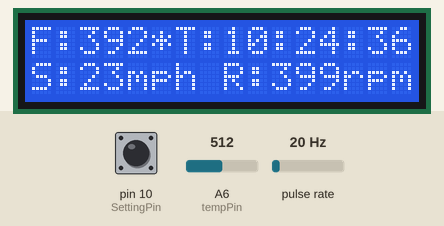
This sketch was run on a simulated Arduino Nano, built with avr-gcc and run on an emulated ATmega328P. On the bench: 16×2 character LCD. Wiring (inferred from the names in the program): pulse sensor: data pin 2. The inputs (shaded band) are chosen by the test bench; at power-on: pulse rate 20 Hz, pin 10 (SettingPin) LOW, A6 (tempPin) = 512. The local clock reads 2024-03-15 10:24:30 at power-on unless the sketch sets it; what the sketch prints to the serial monitor is not drawn.

Above: at 6.11 s.
6.4 s: pulse rate (sensor on pin 2) set to 50 Hz
At 7.5 s:
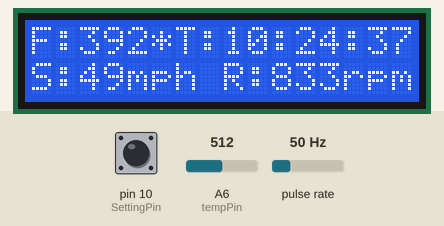
9.4 s: pin 10 (SettingPin) pulled HIGH for 1 s
At 10.79 s:
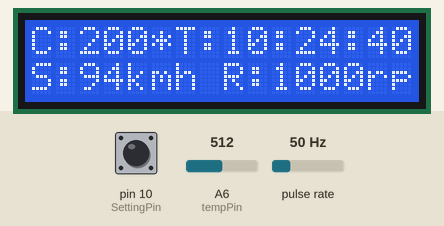
11.0 s: pulse rate (sensor on pin 2) set to 4 Hz
At 11.4 s:
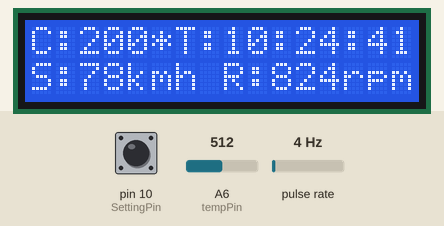
13.7 s: A6 (tempPin) set to 306
At 13.95 s:
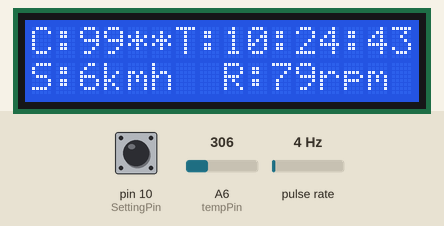
15.3 s: pulse rate (sensor on pin 2) set to 150 Hz
At 16.83 s:
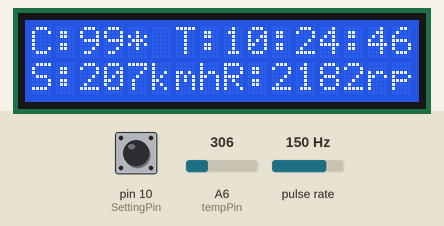
17.7 s: pulse rate (sensor on pin 2) set to 4 Hz
At 19.36 s:
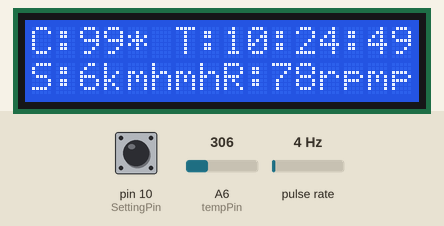
Timing chart, 0 to 20.9 s (numbered marks = the images above; inputs shaded):
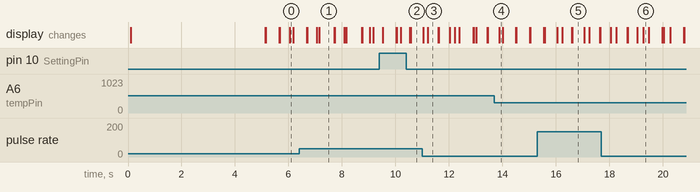

The sketch:

Bike_Speedometer.ino
```cpp
#include <LiquidCrystal.h>
#include <RTClib.h>
#include <Wire.h>

LiquidCrystal lcd(12, 11, 5, 4, 3, 6);
int lcdPreviousTime = 0;

int tempPin = A6;
int tempVal;
float tempVoltage;
int temperatureC;
int temperatureF;
int tempPreviousTime = 0;

int IR_Pin = 2;
int IR_Val;
int previousIRTime = 0;
volatile float rev = 0;
int oldtime = 0;
int time;
int rpm;
unsigned int mph;
float kmh;

int PreviousSerialTime = 0;
int PreviousClearTime = 0;

int SettingPin = 10;
int SettingSelector;
bool SystemConversion = false;
bool SystemFlag = false;
int PreviousSelectorTime = 0;
bool SelectorPause = false;
bool PreviousSelectorPauseTime = 0;

RTC_DS1307 rtc;
String returnTime() {
  DateTime now = rtc.now();
  int hrs = now.hour();
  String result;

  if (hrs == 0 && hrs != 12) {
    hrs = 12;
  } else if (hrs == 12 && hrs != 0) {
    hrs = 12;
  } else if (hrs < 12 && hrs != 0) {
    hrs = hrs;
  } else if (hrs > 12 && hrs != 0) {
    hrs = hrs - 12;
  }

  result += hrs;
  result += ':';
  result += now.minute(), DEC;
  result += ':';
  result += now.second(), DEC;
  result += " ";

  return result;
  result = "";
}

void InterruptServiceRoutine() { rev++; }

void setup() {
  Serial.begin(9600);
  Wire.begin();

  pinMode(IR_Pin, INPUT);
  pinMode(SettingPin, INPUT);
  attachInterrupt(digitalPinToInterrupt(IR_Pin), InterruptServiceRoutine, RISING);

  lcd.begin(16, 2);
  lcd.clear();

  bool RTC_Flag = false;
  if (!rtc.begin()) {
    Serial.println("Couldn't find RTC");
    RTC_Flag = true;
  }

  if (!rtc.isrunning() && RTC_Flag == false) {
    Serial.println("RTC is NOT running, Time manually set...");
    rtc.adjust(DateTime(F(__DATE__), F(__TIME__)));
  }

  if (rtc.isrunning() && rtc.begin()) {
    Serial.println("Welcome to Comyar's Bike Speedometer!! It is currently " + returnTime());
    Serial.println("----------------------------------");
    Serial.println();
  }

  lcd.print("Welcome To ");
  lcd.setCursor(0, 1);
  lcd.print("Comyar Bike Tool");
  delay(5000);
  lcd.clear();
}

void loop() {
    SettingSelector = digitalRead(SettingPin);
    int CurrentSelectorTime = millis();
    int CurrentSelectorPauseTime = millis();
    int SelectorSampleRate = 1000;
    int SelectorPauseSampleRate = 500;

    if(CurrentSelectorPauseTime - PreviousSelectorPauseTime >= SelectorPauseSampleRate){
      if(SelectorPause == true && SettingSelector == LOW){
        SelectorPause = false;
      }
        PreviousSelectorPauseTime = CurrentSelectorPauseTime;
    }

    if(CurrentSelectorTime - PreviousSelectorTime >= SelectorSampleRate && SelectorPause == false){
      if(SettingSelector == HIGH){
        if(SystemConversion == false){
          SystemConversion = true;
          SystemFlag = true;
          SelectorPause = true;
        }
        if(SystemConversion == true && SystemFlag == false){
          SystemConversion = false;
          SelectorPause = true;
        }
        SystemFlag = false;
      }
      PreviousSelectorTime = CurrentSelectorTime;
    }

    int IR_Rate = 1000;
    int CurrentIRTime = millis();

    if (CurrentIRTime - previousIRTime >= IR_Rate) {
      detachInterrupt(digitalPinToInterrupt(IR_Pin));
      int IR_Val = digitalRead(IR_Pin);
      time = millis() - oldtime;
      rpm = (rev/time) * 60000.0/3;
      oldtime = millis();
      rev = 0;
      mph = (60 * (rpm * (20 * 3.14)))/63360.0;
      kmh = mph * 1.609;
      attachInterrupt(digitalPinToInterrupt(IR_Pin), InterruptServiceRoutine, RISING);

      previousIRTime = CurrentIRTime;
    }

    int tempSampleRate = 500;
    int tempCurrentTime = millis();

    if (tempCurrentTime - tempPreviousTime >= tempSampleRate) {
      tempVal = analogRead(A6);
      tempVoltage = (tempVal / 1024.0) * 5.0;
      temperatureC = (tempVoltage - .5) * 100;
      temperatureF = (temperatureC * 1.8) + 32;

      tempPreviousTime = tempCurrentTime;
    }

    int lcdSampleRate = 25;
    int lcdCurrentTime = millis();

    if (lcdCurrentTime - lcdPreviousTime >= lcdSampleRate) {
      lcd.setCursor(0, 1);
      lcd.print("S:");

      lcd.setCursor(6, 0);
      lcd.print("T:" + returnTime());

      if(SystemConversion == false){
        lcd.setCursor(0, 0);
        lcd.print("F:");
        lcd.setCursor(2, 0);
        lcd.print(String(temperatureF) + "*");
      }else{
        lcd.setCursor(0, 0);
        lcd.print("C:");
        lcd.setCursor(2, 0);
        lcd.print(String(temperatureC) + "*");
      }

      lcdPreviousTime = lcdCurrentTime;
    }

    int SerialSampleRate = 25;
    int SerialCurrentTime = millis();

    if(SerialCurrentTime - PreviousSerialTime >= SerialSampleRate){
      if(rpm > 0){
        Serial.println("rpm: " + String(rpm));
        Serial.println("mph: " + String(mph));

        lcd.setCursor(2, 1);
        if(SystemConversion == false){
          lcd.print(String(mph) + "mph");
        }else{
          lcd.print(String((int)(kmh)) + "kmh");
        }

        lcd.setCursor(8,1);
        lcd.print("R:" + String(rpm) + "rpm");
      }else{
        lcd.setCursor(2, 1);
        if(SystemConversion == false){
          lcd.print(String(mph) + "mph");
        }else{
          lcd.print(String((int)(kmh)) + "khm");
        }

        lcd.setCursor(8,1);
       lcd.print("R:" + String(rpm) + "rpm");

       PreviousSerialTime = SerialCurrentTime;
    }

    int ClearSampleRate = 250;
    int ClearCurrentTime = millis();

    if(ClearCurrentTime - PreviousClearTime >= ClearSampleRate){
      lcd.clear();
      PreviousClearTime = ClearCurrentTime;
    }
  }
}
```

Measured:
- after the input at 9.4 s, the display: first differs from a run without the input after 0.79 s (image 2)
- after the input at 11.0 s, the display: first differs from a run without the input after 0.20 s (image 3)
- after the input at 13.7 s, the display: changes after 0.19 s (image 4)
- what the display in image 1 shows lasts 0.6 s, from 7.1 s to 7.7 s
- what the display in image 5 shows lasts 0.5 s, from 16.6 s to 17.1 s
